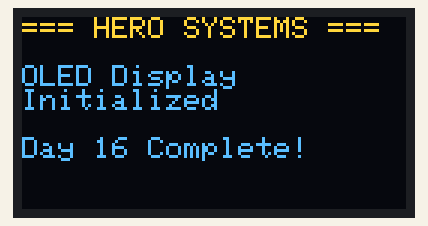
A sketch run on a simulated Arduino Uno, built with avr-gcc and run on an emulated ATmega328P. On the bench: 128×64 one-colour display. The OLED is the two-colour kind (top 16 rows yellow).

Above: at 0.1 s.
At 2.1 s:
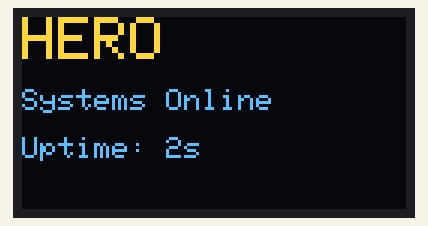
At 11.4 s:
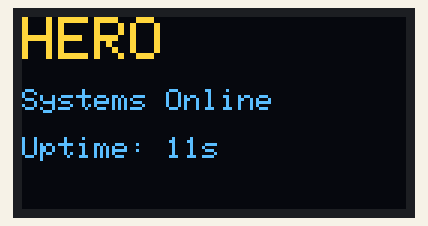
At 19.7 s:
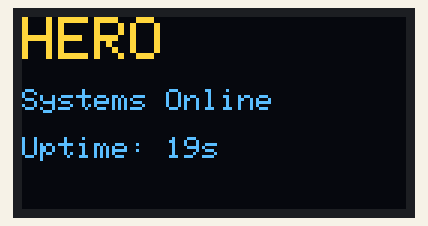
At 27.9 s:
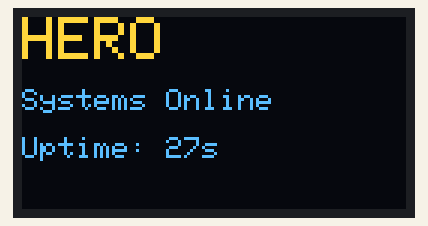
At 38.2 s:
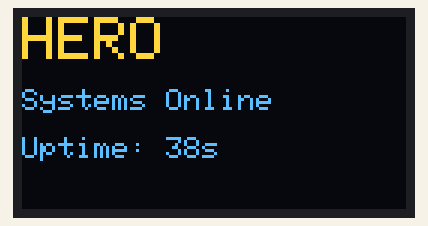

The sketch:

Day16_OLED.ino
```cpp
/* ###########################################################
   ###   30 DAYS LOST IN SPACE - INVENTR.IO                 ###
   ###   DAY 16: OLED - Display introduction with I2C       ###
   ###   Learn graphics library and text rendering          ###
   ###   Last Updated: 30-12-2024                           ###
   ########################################################### */

#include <Wire.h>
#include <Adafruit_GFX.h>
#include <Adafruit_SSD1306.h>

/* ###########################################################
   ###   1. Display Configuration                           ###
   ########################################################### */

#define SCREEN_WIDTH 128
#define SCREEN_HEIGHT 64
#define OLED_RESET -1
#define SCREEN_ADDRESS 0x3C

Adafruit_SSD1306 display(SCREEN_WIDTH, SCREEN_HEIGHT, &Wire, OLED_RESET);

/* ###########################################################
   ###   2. Setup Function                                  ###
   ########################################################### */

void setup() {
  Serial.begin(9600);

  if (!display.begin(SSD1306_SWITCHCAPVCC, SCREEN_ADDRESS)) {
    Serial.println(F("SSD1306 allocation failed"));
    for (;;);
  }

  display.clearDisplay();
  display.setTextSize(1);
  display.setTextColor(SSD1306_WHITE);

  // Welcome message
  display.setCursor(0, 0);
  display.println(F("=== HERO SYSTEMS ==="));
  display.println();
  display.println(F("OLED Display"));
  display.println(F("Initialized"));
  display.println();
  display.println(F("Day 16 Complete!"));
  display.display();

  delay(2000);
}

/* ###########################################################
   ###   3. Main Loop                                       ###
   ########################################################### */

void loop() {
  // Display cycling text demo
  display.clearDisplay();
  display.setCursor(0, 0);
  display.setTextSize(2);
  display.println(F("HERO"));
  display.setTextSize(1);
  display.println();
  display.println(F("Systems Online"));
  display.println();
  display.print(F("Uptime: "));
  display.print(millis() / 1000);
  display.println(F("s"));
  display.display();

  delay(1000);
}

/* ###########################################################
   ###           END OF DAY 16 - OLED                       ###
   ########################################################### */
```

Measured:
- what the display in image 2 shows lasts 1.0 s, from 11.4 s to 12.4 s
